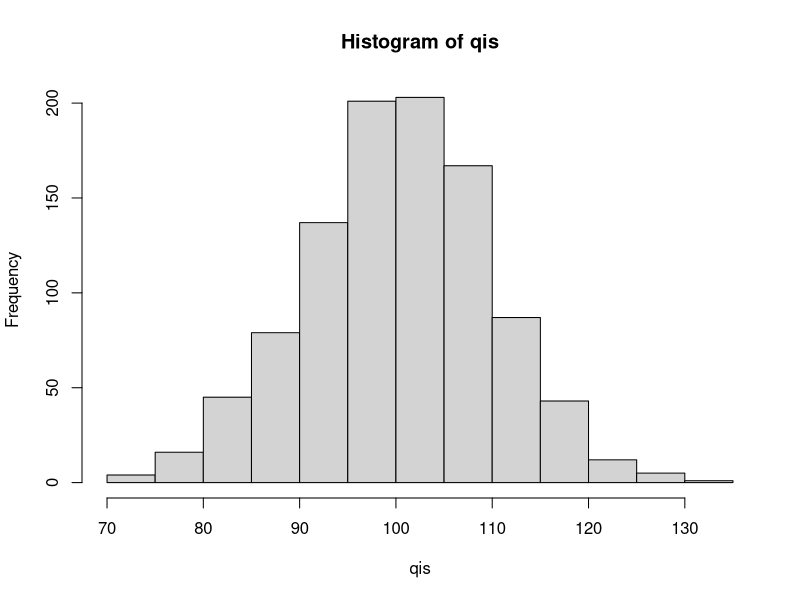
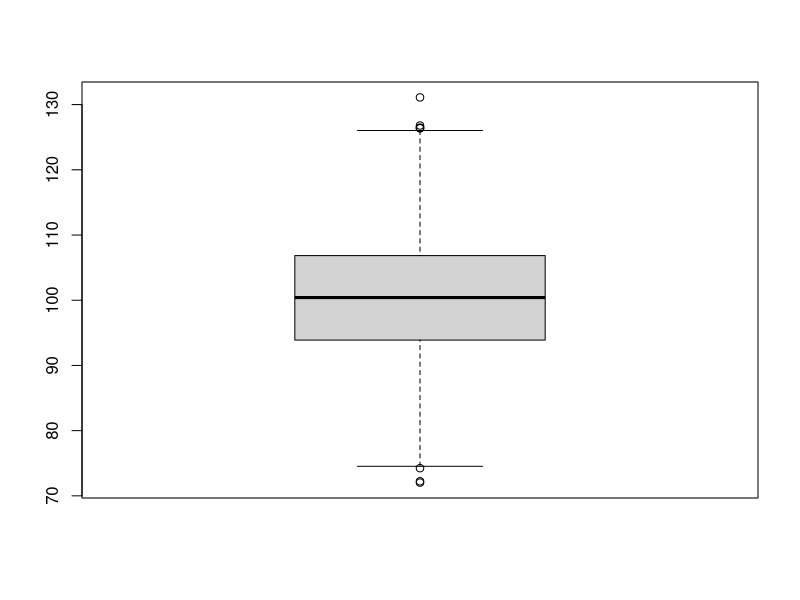

The R source for these figures, in order: (Note: this script raises an error after producing the figures.)
# Zetta Health Academy - Curso Dashboards com Shiny
# URL: https://github.com/zetta-academy/curso-dashboards-com-shiny
# Autora: Ana Flávia Souza, UFV

# Rode a linha abaixo para importar a biblioteca
library(rmarkdown)

# Funções -----------------------------------------------------------------
# Imprime o nome de uma pessoa objeto (character)
# Para construir uma função, utiliza-se "function" e defini-se os parâmetros
# dentro dos parênteses.
# Para ler mais sobre funções, veja
# https://www.tutorialspoint.com/r/r_functions.htm
minha_primeira_funcao <- function(nome = "Ana") {
  paste("Nome:", nome)
}

# Chame a função acima, trocando o input pelo seu nome.
# Dica: para chamar a função, use minha_primeira_funcao().



# EXERCÍCIO 1: Crie uma função que adicione 10 unidades a um valor inputado.
# Dica: lembre-se das {} para indentar o código da função.
soma_dez <-



# Outros exemplos de funções para análise de dados
# Rode as linhas abaixo, uma a uma.
qis <- rnorm(1000, 100, 10)
summary(qis)
hist(qis)
boxplot(qis)


# Controle de fluxo -------------------------------------------------------
# Com os controles de fluxo if, else e else if, podemos criar condições para
# rodar nosso código.

valor <-        # atribua TRUE ou FALSE para a variável "valor"


if (valor) {
  print("Uma verdade: Shiny é uma excelente ferramenta.")
} else {
  print("Uma mentira: aprender Shiny é difícil.")
}


# A função a seguir faz parte do projeto final deste curso. Observe sua
# estrutura e tente entender qual é a sua funcionalidade.
colorize_infovalue <- function(value){
  if (value > 1.2) {
    return("danger")
  } else if (value > 0.9) {
    return("primary")
  } else {
    return("light")
  }
}

# DICA: Em controle de fluxo, os operadores lógicos e relacionais são bastante
# úteis. Para saber mais sobre esses operadores em R, rode a linha abaixo.
# Antes de rodar, lembre-se apenas de definir a pasta "semana_01"
# como diretório de trabalho.
# Um arquivo html será criado nesse mesmo diretório e você poderá abri-lo no
# seu browser.
rmarkdown::render("tipos_de_operadores.Rmd")




# EXERCÍCIO 2: Complete o código da função para que: a) se valor_01 for menor
# que o valor_02, a função printe "O valor_01 é o maior"; b) qualquer outro
# resultado, a função printe "O Valor_01 não é o maior". Depois, chame a função,
# atribuindo valores ao valor_01 e ao valor_02.

comparar_valores <- function(valor_01, valor_02) {
  # Seu código aqui

}

# Chamar a função
comparar_valores()




## Glossário ----
summary(object)                        # Retorna estatísticas básicas
rnorm(n = 1E4, mean = 100, sd = 20)    # Cria uma distribuição normal
hist(object)                           # Plota um histograma
boxplot(object)                        # Plota um diagrama de caixas e bigodes
paste(character1, character2)          # Concatena duas ou mais strings
print(object)                          # Printa um objeto
